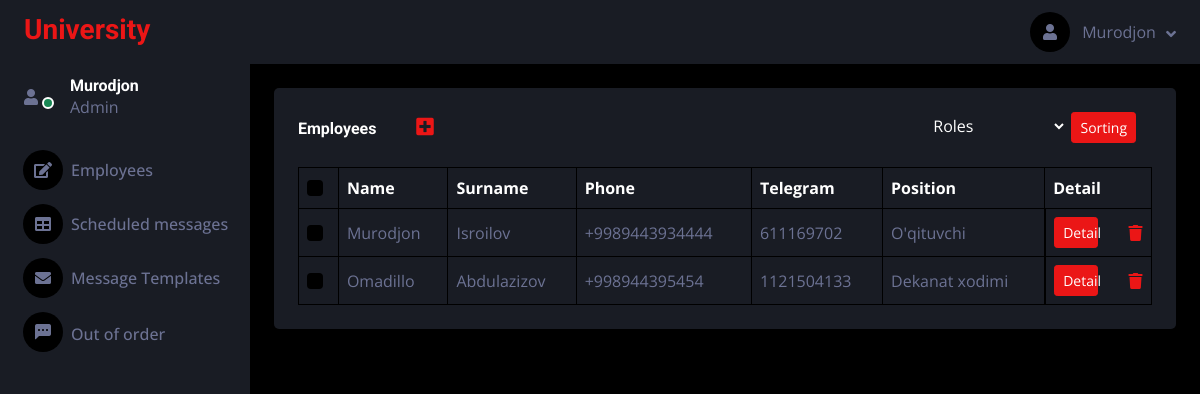
The app's page / (signed in) with its own data.
### main/models.py (models this page shows, shortened)
class Employees(models.Model):
    name = models.CharField(max_length=256)
    surname = models.CharField(max_length=256)
    position = models.ForeignKey(Positions, on_delete=models.CASCADE)
    phone = models.CharField(max_length=15, unique=True)
    telegram = models.CharField(max_length=20, unique=True)

class Positions(models.Model):
    title = models.CharField(max_length=256, unique=True)
    def __str__(self) -> str:
        return self.title

### main/views.py (the view, shortened to what this page needs)
# urls.py: path('',HomeView.as_view(),name='home'),
class HomeView(LoginRequiredMixin,View):
    def get(self, request):
        positions = Positions.objects.all()
        employees = Employees.objects.all()
        context = {"admin":request.user,"positions":positions,"employees":employees}
        return render(request,'index.html',context)

### templates/index.html (shortened to what this page needs)
{% include 'wrapper.html' %}
{% block content %}
        <div class="content">
            <nav class="navbar navbar-expand bg-secondary navbar-dark sticky-top px-4 py-0">
                <div class="navbar-nav align-items-center ms-auto">
                        <div class="nav-item dropdown">
                        <a href="#" class="nav-link dropdown-toggle" data-bs-toggle="dropdown">
                            <i class="fa fa-user me-lg-2" aria-hidden="true"></i>
                            <span class="d-none d-lg-inline-flex">{{ admin }}</span>
                        </a>
                    </div>
                </div>
            </nav>
            <div class="container-fluid pt-4 px-4">
                <div class="bg-secondary text-center rounded p-4">
                    <div class="d-flex align-items-center justify-content-between mb-4">
                        <h6 class="mb-0">Employees &nbsp &nbsp &nbsp &nbsp &nbsp<a href="/add_employee/"><i class="fa fa-plus-square" aria-hidden="true" style="font-size: 20px;"></i></a></h6>
                        <form method="post">
                       <select style="border: none; background-color: #191C24; color: white;" name="selected_option">
                        <option value="none" disabled selected  >Roles</option>
                    </select>
                    <button type="submit" class="btn btn-sm btn-primary me-lg-3">Sorting</button>
                    </form>
                    </div>
                    <div class="table-responsive">
                        <table class="table text-start align-middle table-bordered table-hover mb-0">
                            <thead>
                                <tr class="text-white">
                                    <th scope="col"><input class="form-check-input" type="checkbox" id="master_checkbox"></th>
                                    <th scope="col">Name</th>
                                    <th scope="col">Surname</th>
                                    <th scope="col">Phone</th>
                                    <th scope="col">Telegram</th>
                                    <th scope="col">Position</th>
                                    <th scope="col">Detail</th>
                                </tr>
                            </thead>
                            <tbody>
                                {% for employee in employees %}
                                <tr>
                                    <td><input class="form-check-input other_checkbox" type="checkbox"></td>
                                    <td>{{ employee.name }}</td>
                                    <td>{{ employee.surname }}</td>
                                    <td>{{ employee.phone }}</td>
                                    <td>{{ employee.telegram }}</td>
                                    <td>{{ employee.position }}</td>
                                    <td class="d-flex align-items-center justify-content-between"><a class="btn btn-sm btn-primary" style="width: 50%;" href="/employee_detail/{{ employee.id }}">Detail</a>
                                    <a href="/delete_employee/{{ employee.id }}"><i class="fa fa-trash" aria-hidden="true"></i></a></td>
                                </tr>
                                {% endfor %}
                            </tbody>
                        </table>
                    </div>
                </div>
            </div>
        </div>
{% endblock content %}

### templates/wrapper.html (shortened to what this page needs)
<!DOCTYPE html>
<html lang="en">
<head>
    <link href="https://cdnjs.cloudflare.com/ajax/libs/font-awesome/5.10.0/css/all.min.css" rel="stylesheet">
    <link href="https://cdn.jsdelivr.net/npm/bootstrap-icons@1.4.1/font/bootstrap-icons.css" rel="stylesheet">
    <link href="/static/lib/owlcarousel/assets/owl.carousel.min.css" rel="stylesheet">
    <link href="/static/lib/tempusdominus/css/tempusdominus-bootstrap-4.min.css" rel="stylesheet" />
    <link href="/static/css/bootstrap.min.css" rel="stylesheet">
    <link href="/static/css/style.css" rel="stylesheet">
</head>
<body>
    <div class="container-fluid position-relative d-flex p-0">
        <div class="sidebar pe-7 pb-3">
            <nav class="navbar bg-secondary navbar-dark">
                <a href="index.html" class="navbar-brand mx-4 mb-3">
                    <h3 class="text-primary">University</h3>
                </a>
                <div class="d-flex align-items-center ms-4 mb-4">
                    <div class="position-relative">
                        <i class="fa fa-user me-lg-3" aria-hidden="true"></i>
                        <div class="bg-success rounded-circle border border-2 border-white position-absolute end-0 bottom-0 p-1"></div>
                    </div>
                    <div class="ms-3">
                        <h6 class="mb-0">{{ admin }}</h6>
                        <span>Admin</span>
                    </div>
                </div>
                <div class="navbar-nav w-100">
                    <a href="/" class="nav-item nav-link"><i class="fa fa-edit   me-2"></i>Employees</a>
                    <a href="/schuduled_messages/" class="nav-item nav-link"><i class="fa fa-table me-2"></i>Scheduled messages</a>
                    <a href="/messages/" class="nav-item nav-link"><i class="fa fa-envelope me-lg-2"></i></i>Message Templates</a>
                    <a href="/out_of_order/" class="nav-item nav-link"><i class="bi bi-chat-left-dots-fill me-2"></i>Out of order</a>
                </div>
            </nav>
        </div>
    </div>
</body>
</html>

### static/css/style.css (style rules this page uses)
:root { --primary: #EB1616; --secondary: #191C24; --light: #6C7293; --dark: #000000; }
.btn { transition: .5s; }
.sidebar { position: fixed; top: 0; left: 0; bottom: 0; width: 250px; height: 100vh; overflow-y: auto; background: var(--secondary); transition: 0.5s; z-index: 999; }
.content { margin-left: 250px; min-height: 100vh; background: var(--dark); transition: 0.5s; }
@media (min-width: 992px) { .sidebar { margin-left: 0; } }
@media (min-width: 992px) { .content { width: calc(100% - 250px); } }
.sidebar .navbar .navbar-nav .nav-link { padding: 7px 20px; color: var(--light); font-weight: 500; border-left: 3px solid var(--secondary); border-radius: 0 30px 30px 0; outline: none; }
.sidebar .navbar .navbar-nav .nav-link i { width: 40px; height: 40px; display: inline-flex; align-items: center; justify-content: center; background: var(--dark); border-radius: 40px; }
.content .navbar .navbar-nav .nav-link { margin-left: 25px; padding: 12px 0; color: var(--light); outline: none; }
.content .navbar .sidebar-toggler, .content .navbar .navbar-nav .nav-link i { width: 40px; height: 40px; display: inline-flex; align-items: center; justify-content: center; background: var(--dark); border-radius: 40px; }
.content .navbar .dropdown-toggle::after { margin-left: 6px; vertical-align: middle; border: none; content: "\f107"; font-family: "Font Awesome 5 Free"; font-weight: 900; transition: .5s; }

### records on screen
Employees: name "Murodjon", surname "Isroilov", phone "+9989443934444", telegram "611169702", position "O'qituvchi"
Employees: name "Omadillo", surname "Abdulazizov", phone "+998944395454", telegram "1121504133", position "Dekanat xodimi"

### other values on screen
{{ admin }} "Murodjon"
